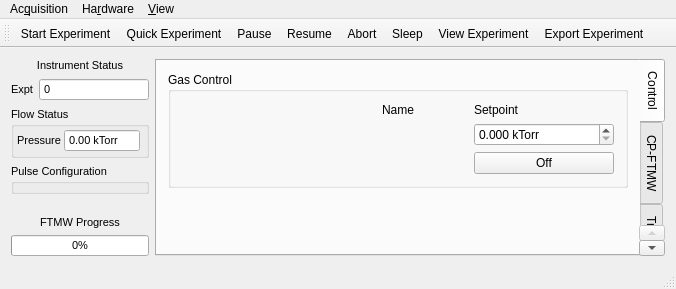
<?xml version="1.0" encoding="UTF-8"?>
<ui version="4.0">
 <class>MainWindow</class>
 <widget class="QMainWindow" name="MainWindow">
  <property name="geometry">
   <rect>
    <x>0</x>
    <y>0</y>
    <width>676</width>
    <height>289</height>
   </rect>
  </property>
  <property name="windowTitle">
   <string>BlackChirp</string>
  </property>
  <property name="windowIcon">
   <iconset resource="resources.qrc">
    <normaloff>:/icons/bc_logo_small.png</normaloff>:/icons/bc_logo_small.png</iconset>
  </property>
  <widget class="QWidget" name="centralWidget">
   <layout class="QHBoxLayout" name="horizontalLayout" stretch="0,1">
    <item>
     <layout class="QVBoxLayout" name="instrumentStatusLayout" stretch="0,0,0,0,1,0,0">
      <item>
       <widget class="QLabel" name="label">
        <property name="font">
         <font>
          <pointsize>8</pointsize>
         </font>
        </property>
        <property name="text">
         <string>Instrument Status</string>
        </property>
        <property name="alignment">
         <set>Qt::AlignCenter</set>
        </property>
       </widget>
      </item>
      <item>
       <layout class="QFormLayout" name="formLayout">
        <property name="fieldGrowthPolicy">
         <enum>QFormLayout::ExpandingFieldsGrow</enum>
        </property>
        <property name="formAlignment">
         <set>Qt::AlignLeading|Qt::AlignLeft|Qt::AlignVCenter</set>
        </property>
        <item row="0" column="0">
         <widget class="QLabel" name="exptLabel">
          <property name="sizePolicy">
           <sizepolicy hsizetype="Preferred" vsizetype="MinimumExpanding">
            <horstretch>0</horstretch>
            <verstretch>0</verstretch>
           </sizepolicy>
          </property>
          <property name="font">
           <font>
            <pointsize>8</pointsize>
           </font>
          </property>
          <property name="text">
           <string>Expt</string>
          </property>
          <property name="alignment">
           <set>Qt::AlignRight|Qt::AlignTrailing|Qt::AlignVCenter</set>
          </property>
         </widget>
        </item>
        <item row="0" column="1">
         <widget class="QSpinBox" name="exptSpinBox">
          <property name="sizePolicy">
           <sizepolicy hsizetype="MinimumExpanding" vsizetype="Fixed">
            <horstretch>0</horstretch>
            <verstretch>0</verstretch>
           </sizepolicy>
          </property>
          <property name="font">
           <font>
            <pointsize>8</pointsize>
           </font>
          </property>
          <property name="focusPolicy">
           <enum>Qt::ClickFocus</enum>
          </property>
          <property name="toolTip">
           <string>Number of the most recent experiment</string>
          </property>
          <property name="readOnly">
           <bool>true</bool>
          </property>
          <property name="buttonSymbols">
           <enum>QAbstractSpinBox::NoButtons</enum>
          </property>
          <property name="maximum">
           <number>2147483647</number>
          </property>
         </widget>
        </item>
       </layout>
      </item>
      <item>
       <widget class="QGroupBox" name="flowStatusBox">
        <property name="font">
         <font>
          <pointsize>8</pointsize>
         </font>
        </property>
        <property name="title">
         <string>Flow Status</string>
        </property>
        <layout class="QGridLayout" name="gridLayout_2">
         <property name="leftMargin">
          <number>3</number>
         </property>
         <property name="topMargin">
          <number>3</number>
         </property>
         <property name="rightMargin">
          <number>3</number>
         </property>
         <property name="bottomMargin">
          <number>3</number>
         </property>
         <property name="spacing">
          <number>3</number>
         </property>
         <item row="0" column="1">
          <widget class="QDoubleSpinBox" name="pressureDoubleSpinBox">
           <property name="focusPolicy">
            <enum>Qt::ClickFocus</enum>
           </property>
           <property name="readOnly">
            <bool>true</bool>
           </property>
           <property name="buttonSymbols">
            <enum>QAbstractSpinBox::NoButtons</enum>
           </property>
           <property name="prefix">
            <string/>
           </property>
           <property name="suffix">
            <string> kTorr</string>
           </property>
           <property name="minimum">
            <double>-100.000000000000000</double>
           </property>
           <property name="maximum">
            <double>100.000000000000000</double>
           </property>
          </widget>
         </item>
         <item row="0" column="0">
          <widget class="QLabel" name="pressureLabel">
           <property name="text">
            <string>Pressure</string>
           </property>
           <property name="alignment">
            <set>Qt::AlignRight|Qt::AlignTrailing|Qt::AlignVCenter</set>
           </property>
          </widget>
         </item>
         <item row="0" column="2">
          <widget class="Led" name="pressureLed" native="true"/>
         </item>
        </layout>
       </widget>
      </item>
      <item>
       <widget class="QGroupBox" name="pulseConfigBox">
        <property name="font">
         <font>
          <pointsize>8</pointsize>
         </font>
        </property>
        <property name="title">
         <string>Pulse Configuration</string>
        </property>
       </widget>
      </item>
      <item>
       <spacer name="verticalSpacer">
        <property name="orientation">
         <enum>Qt::Vertical</enum>
        </property>
        <property name="sizeHint" stdset="0">
         <size>
          <width>0</width>
          <height>0</height>
         </size>
        </property>
       </spacer>
      </item>
      <item>
       <widget class="QLabel" name="label_2">
        <property name="font">
         <font>
          <pointsize>8</pointsize>
         </font>
        </property>
        <property name="text">
         <string>FTMW Progress</string>
        </property>
        <property name="alignment">
         <set>Qt::AlignCenter</set>
        </property>
       </widget>
      </item>
      <item>
       <widget class="QProgressBar" name="ftmwProgressBar">
        <property name="font">
         <font>
          <pointsize>8</pointsize>
         </font>
        </property>
        <property name="value">
         <number>0</number>
        </property>
       </widget>
      </item>
     </layout>
    </item>
    <item>
     <widget class="QTabWidget" name="tabWidget">
      <property name="tabPosition">
       <enum>QTabWidget::East</enum>
      </property>
      <property name="currentIndex">
       <number>0</number>
      </property>
      <widget class="QWidget" name="controlTab">
       <attribute name="icon">
        <iconset resource="resources.qrc">
         <normaloff>:/icons/controltab.png</normaloff>:/icons/controltab.png</iconset>
       </attribute>
       <attribute name="title">
        <string>Control</string>
       </attribute>
       <layout class="QVBoxLayout" name="verticalLayout_5" stretch="1,1">
        <item>
         <layout class="QHBoxLayout" name="controlTopLayout" stretch="0">
          <item>
           <layout class="QVBoxLayout" name="gasControlLayout">
            <item>
             <widget class="QGroupBox" name="gasControlBox">
              <property name="sizePolicy">
               <sizepolicy hsizetype="Expanding" vsizetype="Preferred">
                <horstretch>0</horstretch>
                <verstretch>0</verstretch>
               </sizepolicy>
              </property>
              <property name="title">
               <string>Gas Control</string>
              </property>
              <layout class="QGridLayout" name="gridLayout" rowstretch="0,0,0" columnstretch="0,0,0">
               <item row="0" column="0">
                <widget class="QLabel" name="label_7">
                 <property name="text">
                  <string/>
                 </property>
                </widget>
               </item>
               <item row="1" column="2">
                <widget class="QDoubleSpinBox" name="pressureControlBox">
                 <property name="suffix">
                  <string> kTorr</string>
                 </property>
                 <property name="decimals">
                  <number>3</number>
                 </property>
                 <property name="maximum">
                  <double>10.000000000000000</double>
                 </property>
                </widget>
               </item>
               <item row="0" column="1">
                <widget class="QLabel" name="label_4">
                 <property name="text">
                  <string>Name</string>
                 </property>
                 <property name="alignment">
                  <set>Qt::AlignCenter</set>
                 </property>
                </widget>
               </item>
               <item row="2" column="2">
                <widget class="QPushButton" name="pressureControlButton">
                 <property name="text">
                  <string>Off</string>
                 </property>
                 <property name="checkable">
                  <bool>true</bool>
                 </property>
                 <property name="checked">
                  <bool>false</bool>
                 </property>
                </widget>
               </item>
               <item row="0" column="2">
                <widget class="QLabel" name="label_3">
                 <property name="text">
                  <string>Setpoint</string>
                 </property>
                </widget>
               </item>
              </layout>
             </widget>
            </item>
           </layout>
          </item>
         </layout>
        </item>
        <item>
         <widget class="PulseConfigWidget" name="pulseConfigWidget" native="true"/>
        </item>
       </layout>
      </widget>
      <widget class="QWidget" name="ftmwTab">
       <attribute name="icon">
        <iconset resource="resources.qrc">
         <normaloff>:/icons/chirp.png</normaloff>:/icons/chirp.png</iconset>
       </attribute>
       <attribute name="title">
        <string>CP-FTMW</string>
       </attribute>
       <layout class="QVBoxLayout" name="verticalLayout_3">
        <item>
         <widget class="FtmwViewWidget" name="ftViewWidget" native="true"/>
        </item>
       </layout>
      </widget>
      <widget class="QWidget" name="trackingTab">
       <attribute name="icon">
        <iconset resource="resources.qrc">
         <normaloff>:/icons/dataplots.png</normaloff>:/icons/dataplots.png</iconset>
       </attribute>
       <attribute name="title">
        <string>Tracking</string>
       </attribute>
       <layout class="QVBoxLayout" name="verticalLayout_4">
        <item>
         <widget class="TrackingViewWidget" name="trackingViewWidget" native="true"/>
        </item>
       </layout>
      </widget>
      <widget class="QWidget" name="logTab">
       <attribute name="title">
        <string>Log</string>
       </attribute>
       <layout class="QVBoxLayout" name="verticalLayout_2">
        <item>
         <widget class="QTextEdit" name="log">
          <property name="undoRedoEnabled">
           <bool>false</bool>
          </property>
          <property name="readOnly">
           <bool>true</bool>
          </property>
         </widget>
        </item>
       </layout>
      </widget>
     </widget>
    </item>
   </layout>
  </widget>
  <widget class="QMenuBar" name="menuBar">
   <property name="geometry">
    <rect>
     <x>0</x>
     <y>0</y>
     <width>676</width>
     <height>18</height>
    </rect>
   </property>
   <widget class="QMenu" name="menuHardware">
    <property name="title">
     <string>Ha&amp;rdware</string>
    </property>
    <addaction name="actionSleep"/>
    <addaction name="separator"/>
    <addaction name="actionCommunication"/>
    <addaction name="actionTest_All_Connections"/>
   </widget>
   <widget class="QMenu" name="menuAcquisition">
    <property name="title">
     <string>Ac&amp;quisition</string>
    </property>
    <addaction name="actionStart_Experiment"/>
    <addaction name="actionQuick_Experiment"/>
    <addaction name="actionStart_Sequence"/>
    <addaction name="actionPause"/>
    <addaction name="actionResume"/>
    <addaction name="actionAbort"/>
    <addaction name="separator"/>
    <addaction name="actionExport_experiment"/>
    <addaction name="actionExport_Batch"/>
   </widget>
   <widget class="QMenu" name="menuView">
    <property name="title">
     <string>&amp;View</string>
    </property>
    <widget class="QMenu" name="menuTracking_2">
     <property name="title">
      <string>&amp;Tracking</string>
     </property>
     <property name="icon">
      <iconset resource="resources.qrc">
       <normaloff>:/icons/dataplots.png</normaloff>:/icons/dataplots.png</iconset>
     </property>
     <addaction name="actionTrackingShow"/>
     <addaction name="actionAutoscale_All"/>
     <addaction name="action_Graphs"/>
    </widget>
    <addaction name="actionControl"/>
    <addaction name="actionCP_FTMW"/>
    <addaction name="menuTracking_2"/>
    <addaction name="actionLog"/>
    <addaction name="separator"/>
    <addaction name="actionView_Experiment"/>
   </widget>
   <addaction name="menuAcquisition"/>
   <addaction name="menuHardware"/>
   <addaction name="menuView"/>
  </widget>
  <widget class="QToolBar" name="mainToolBar">
   <property name="iconSize">
    <size>
     <width>14</width>
     <height>14</height>
    </size>
   </property>
   <property name="toolButtonStyle">
    <enum>Qt::ToolButtonTextBesideIcon</enum>
   </property>
   <attribute name="toolBarArea">
    <enum>TopToolBarArea</enum>
   </attribute>
   <attribute name="toolBarBreak">
    <bool>false</bool>
   </attribute>
   <addaction name="actionStart_Experiment"/>
   <addaction name="actionQuick_Experiment"/>
   <addaction name="actionPause"/>
   <addaction name="actionResume"/>
   <addaction name="actionAbort"/>
   <addaction name="actionSleep"/>
   <addaction name="actionView_Experiment"/>
   <addaction name="actionExport_experiment"/>
  </widget>
  <widget class="QStatusBar" name="statusBar"/>
  <action name="actionStart_Experiment">
   <property name="icon">
    <iconset resource="resources.qrc">
     <normaloff>:/icons/experiment.png</normaloff>:/icons/experiment.png</iconset>
   </property>
   <property name="text">
    <string>&amp;Start Experiment</string>
   </property>
   <property name="shortcut">
    <string>F2</string>
   </property>
  </action>
  <action name="actionPause">
   <property name="icon">
    <iconset resource="resources.qrc">
     <normaloff>:/icons/pause.png</normaloff>:/icons/pause.png</iconset>
   </property>
   <property name="text">
    <string>&amp;Pause</string>
   </property>
   <property name="shortcut">
    <string>F4</string>
   </property>
  </action>
  <action name="actionResume">
   <property name="icon">
    <iconset resource="resources.qrc">
     <normaloff>:/icons/start.png</normaloff>:/icons/start.png</iconset>
   </property>
   <property name="text">
    <string>&amp;Resume</string>
   </property>
   <property name="shortcut">
    <string>F5</string>
   </property>
  </action>
  <action name="actionAbort">
   <property name="icon">
    <iconset resource="resources.qrc">
     <normaloff>:/icons/abort.png</normaloff>:/icons/abort.png</iconset>
   </property>
   <property name="text">
    <string>&amp;Abort</string>
   </property>
   <property name="shortcut">
    <string>F6</string>
   </property>
  </action>
  <action name="actionCommunication">
   <property name="icon">
    <iconset resource="resources.qrc">
     <normaloff>:/icons/computer.png</normaloff>:/icons/computer.png</iconset>
   </property>
   <property name="text">
    <string>&amp;Communication</string>
   </property>
   <property name="shortcut">
    <string>Ctrl+H</string>
   </property>
  </action>
  <action name="actionTrackingShow">
   <property name="icon">
    <iconset resource="resources.qrc">
     <normaloff>:/icons/dataplots.png</normaloff>:/icons/dataplots.png</iconset>
   </property>
   <property name="text">
    <string>&amp;Show</string>
   </property>
  </action>
  <action name="action_Graphs">
   <property name="icon">
    <iconset resource="resources.qrc">
     <normaloff>:/icons/num.png</normaloff>:/icons/num.png</iconset>
   </property>
   <property name="text">
    <string># &amp;Graphs...</string>
   </property>
  </action>
  <action name="actionTest_All_Connections">
   <property name="icon">
    <iconset resource="resources.qrc">
     <normaloff>:/icons/connect.png</normaloff>:/icons/connect.png</iconset>
   </property>
   <property name="text">
    <string>&amp;Test All Connections</string>
   </property>
   <property name="shortcut">
    <string>Ctrl+T</string>
   </property>
  </action>
  <action name="actionSleep">
   <property name="checkable">
    <bool>true</bool>
   </property>
   <property name="icon">
    <iconset resource="resources.qrc">
     <normaloff>:/icons/sleep.png</normaloff>:/icons/sleep.png</iconset>
   </property>
   <property name="text">
    <string>&amp;Sleep</string>
   </property>
   <property name="shortcut">
    <string>F8</string>
   </property>
  </action>
  <action name="actionAutoscale_All">
   <property name="icon">
    <iconset resource="resources.qrc">
     <normaloff>:/icons/autoscale.png</normaloff>:/icons/autoscale.png</iconset>
   </property>
   <property name="text">
    <string>&amp;Autoscale All</string>
   </property>
  </action>
  <action name="actionCP_FTMW">
   <property name="icon">
    <iconset resource="resources.qrc">
     <normaloff>:/icons/chirp.png</normaloff>:/icons/chirp.png</iconset>
   </property>
   <property name="text">
    <string>&amp;CP-FTMW</string>
   </property>
  </action>
  <action name="actionControl">
   <property name="icon">
    <iconset resource="resources.qrc">
     <normaloff>:/icons/controltab.png</normaloff>:/icons/controltab.png</iconset>
   </property>
   <property name="text">
    <string>C&amp;ontrol</string>
   </property>
  </action>
  <action name="actionLog">
   <property name="icon">
    <iconset resource="resources.qrc">
     <normaloff>:/icons/log.png</normaloff>:/icons/log.png</iconset>
   </property>
   <property name="text">
    <string>Lo&amp;g</string>
   </property>
  </action>
  <action name="actionView_Experiment">
   <property name="icon">
    <iconset resource="resources.qrc">
     <normaloff>:/icons/viewold.png</normaloff>:/icons/viewold.png</iconset>
   </property>
   <property name="text">
    <string>&amp;View Experiment...</string>
   </property>
  </action>
  <action name="actionExport_experiment">
   <property name="icon">
    <iconset resource="resources.qrc">
     <normaloff>:/icons/export.png</normaloff>:/icons/export.png</iconset>
   </property>
   <property name="text">
    <string>&amp;Export Experiment</string>
   </property>
   <property name="toolTip">
    <string>Export experiment to a text file</string>
   </property>
  </action>
  <action name="actionQuick_Experiment">
   <property name="icon">
    <iconset resource="resources.qrc">
     <normaloff>:/icons/quickexpt.png</normaloff>:/icons/quickexpt.png</iconset>
   </property>
   <property name="text">
    <string>&amp;Quick Experiment</string>
   </property>
   <property name="shortcut">
    <string>F3</string>
   </property>
  </action>
  <action name="actionStart_Sequence">
   <property name="icon">
    <iconset resource="resources.qrc">
     <normaloff>:/icons/sequence.png</normaloff>:/icons/sequence.png</iconset>
   </property>
   <property name="text">
    <string>Start Seq&amp;uence</string>
   </property>
  </action>
  <action name="actionExport_Batch">
   <property name="icon">
    <iconset resource="resources.qrc">
     <normaloff>:/icons/exportbatch.png</normaloff>:/icons/exportbatch.png</iconset>
   </property>
   <property name="text">
    <string>Export &amp;Batch</string>
   </property>
   <property name="toolTip">
    <string>Export several experiments at once.</string>
   </property>
  </action>
 </widget>
 <layoutdefault spacing="6" margin="11"/>
 <customwidgets>
  <customwidget>
   <class>Led</class>
   <extends>QWidget</extends>
   <header location="global">led.h</header>
   <container>1</container>
  </customwidget>
  <customwidget>
   <class>PulseConfigWidget</class>
   <extends>QWidget</extends>
   <header location="global">pulseconfigwidget.h</header>
   <container>1</container>
  </customwidget>
  <customwidget>
   <class>FtmwViewWidget</class>
   <extends>QWidget</extends>
   <header>ftmwviewwidget.h</header>
   <container>1</container>
  </customwidget>
  <customwidget>
   <class>TrackingViewWidget</class>
   <extends>QWidget</extends>
   <header>trackingviewwidget.h</header>
   <container>1</container>
  </customwidget>
 </customwidgets>
 <resources>
  <include location="resources.qrc"/>
 </resources>
 <connections/>
</ui>
